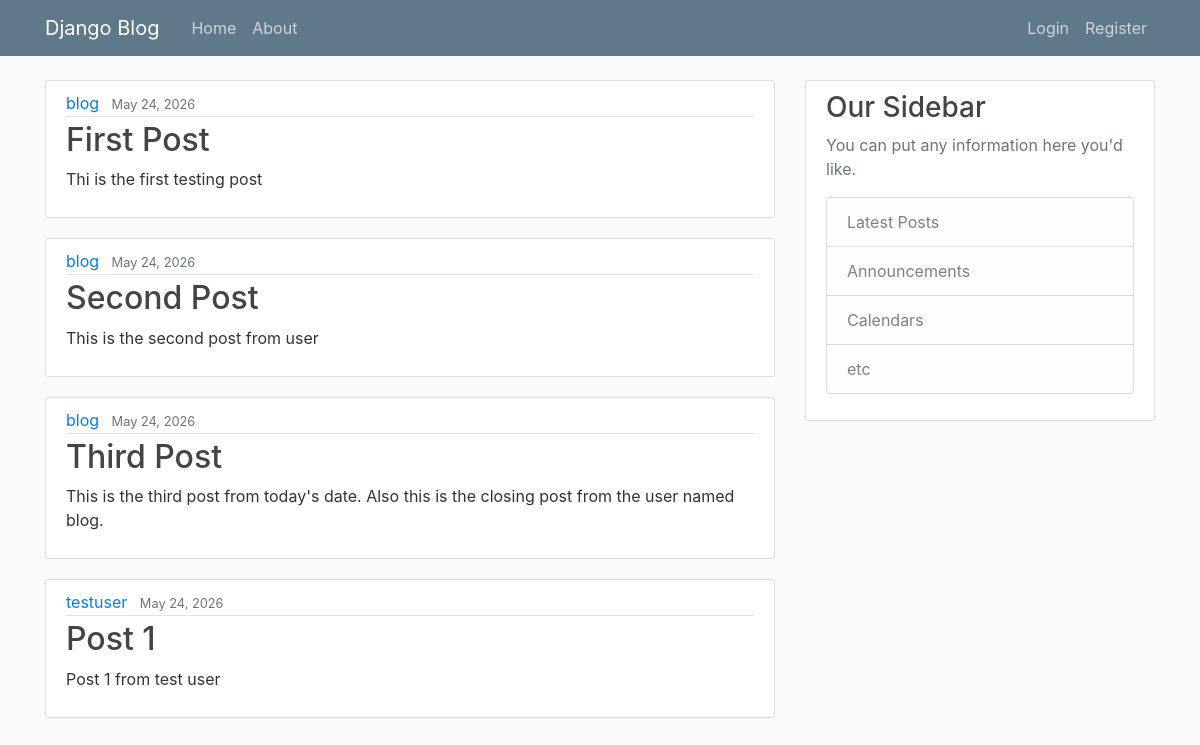
The page / on the database its author committed.
### blog/models.py (models this page shows, shortened)
class Post(models.Model):
    title = models.CharField(max_length=100)
    content = models.TextField()
    date = models.DateTimeField(default=timezone.now)
    author = models.ForeignKey(User,on_delete=models.CASCADE)

### blog/views.py (the view)
# urls.py: path("",views.home,name="blog-home"),
def home(request):
    context = {
        'posts':Post.objects.all()
    }
    return render(request,'blog/home.html',context)

### blog/templates/blog/home.html
{% extends 'blog/base.html' %}
{% block content %}
    {% for post in posts %}
        <article class="media content-section">
        <div class="media-body">
            <div class="article-metadata">
            <a class="mr-2" href="#">{{ post.author }}</a>
            <small class="text-muted">{{ post.date|date:"F d, Y" }}</small>
            </div>
            <h2><a class="article-title" href="#">{{ post.title }}</a></h2>
            <p class="article-content">{{ post.content }}</p>
        </div>
        </article>
    {% endfor %}
{% endblock content %}

### blog/templates/blog/base.html (shortened to what this page needs)
{% load static %}
<!DOCTYPE html>
<html lang="en">
<head>
    <link rel="stylesheet" href="https://cdn.jsdelivr.net/npm/bootstrap@4.0.0/dist/css/bootstrap.min.css">
    <link rel="stylesheet" type="text/css" href="{% static 'blog/main.css' %}">
</head>
<body>
    <header class="site-header">
    <nav class="navbar navbar-expand-md navbar-dark bg-steel fixed-top">
        <div class="container">
        <a class="navbar-brand mr-4" href="{% url 'blog-home' %}">Django Blog</a>
        <div class="collapse navbar-collapse" id="navbarToggle">
            <div class="navbar-nav mr-auto">
            <a class="nav-item nav-link" href="{% url 'blog-home' %}">Home</a>
            <a class="nav-item nav-link" href="{% url 'blog-about' %}">About</a>
            </div>
            <div class="navbar-nav">
            <a class="nav-item nav-link" href="#">Login</a>
            <a class="nav-item nav-link" href="#">Register</a>
            </div>
        </div>
        </div>
    </nav>
</header>
    <main role="main" class="container">
    <div class="row">
        <div class="col-md-8">
        {% block content %}{% endblock %}
        </div>
        <div class="col-md-4">
        <div class="content-section">
            <h3>Our Sidebar</h3>
            <p class='text-muted'>You can put any information here you'd like.
            <ul class="list-group">
                <li class="list-group-item list-group-item-light">Latest Posts</li>
                <li class="list-group-item list-group-item-light">Announcements</li>
                <li class="list-group-item list-group-item-light">Calendars</li>
                <li class="list-group-item list-group-item-light">etc</li>
            </ul>
            </p>
        </div>
        </div>
    </div>
    </main>
</body>
</html>

### blog/static/blog/main.css (style rules this page uses)
body { background: #fafafa; color: #333333; margin-top: 5rem; }
h1, h2, h3, h4, h5, h6 { color: #444444; }
ul { margin: 0; }
.bg-steel { background-color: #5f788a; }
.site-header .navbar-nav .nav-link { color: #cbd5db; }
.content-section { background: #ffffff; padding: 10px 20px; border: 1px solid #dddddd; border-radius: 3px; margin-bottom: 20px; }
.article-title { color: #444444; }
.article-content { white-space: pre-line; }
.article-metadata { padding-bottom: 1px; margin-bottom: 4px; border-bottom: 1px solid #e3e3e3 }

### rows shown on the page
Post: author "blog", date "May 24, 2026", title "First Post", content "Thi is the first testing post"
Post: author "blog", date "May 24, 2026", title "Second Post", content "This is the second post from user"
Post: author "blog", date "May 24, 2026", title "Third Post", content "This is the third post from today's date. Also this is the closing post from the user named blog."
Post: author "testuser", date "May 24, 2026", title "Post 1", content "Post 1 from test user"
